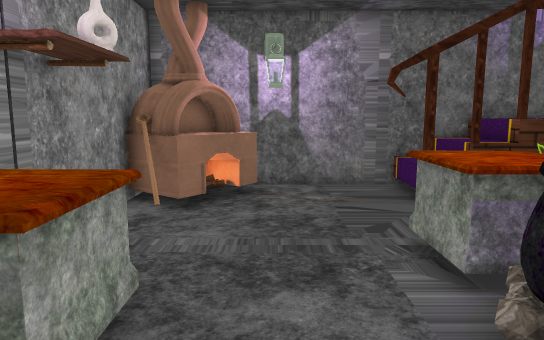
[1] (above)

15 first-person views from a walk through a scene from a Unity 3-D project. The camera is 1.34 m above the floor, tilts 8° down and sees 70° across. The floor is counted in squares, 0.5 m on a side. Each view is taken from the middle of a square. On the plan, view 1 faces up. The plan holds only what a view shows up to about 20 squares ahead; the rest is blank. The place goes on beyond the plan. The player is left out. Some animated figures are not drawn. Some surface patterns are stand-ins.

[2]
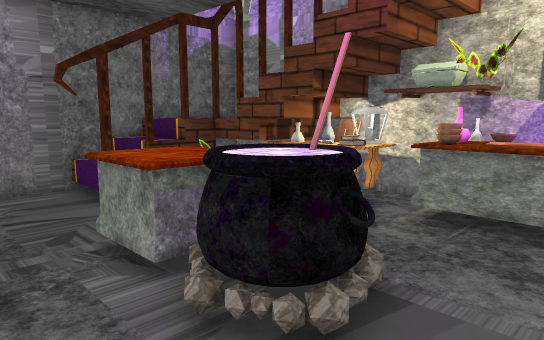

[3]
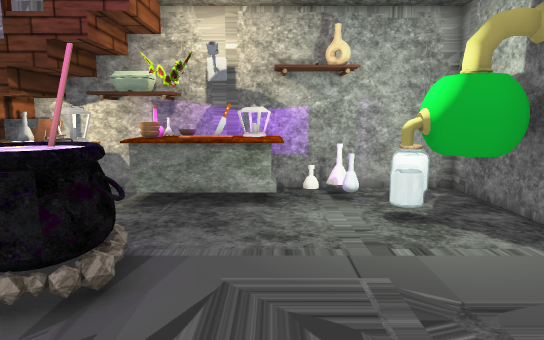

[4]
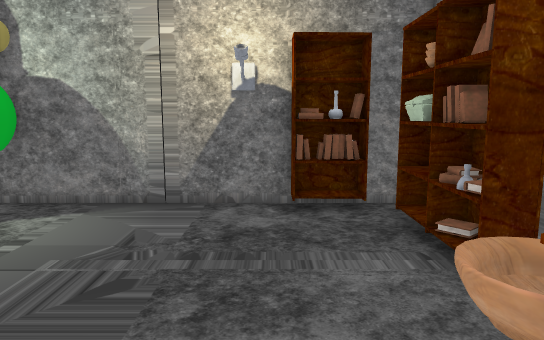

[5]
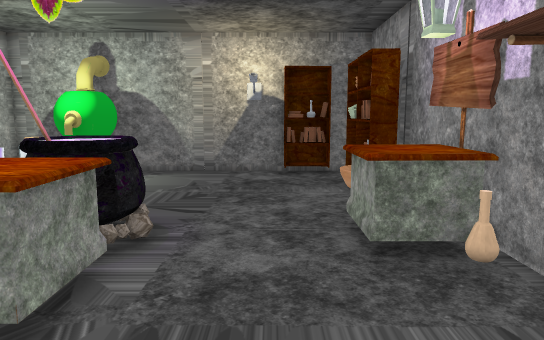

[6]
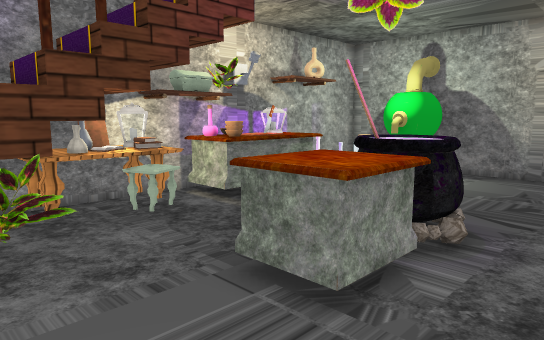

[7]
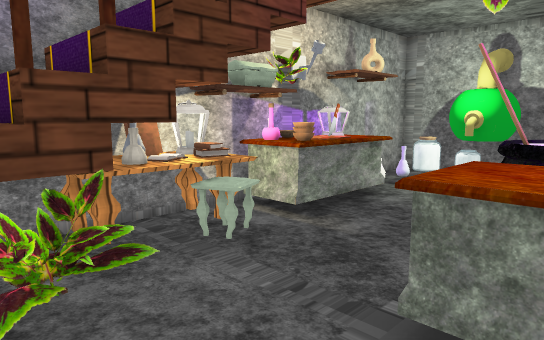

[8]
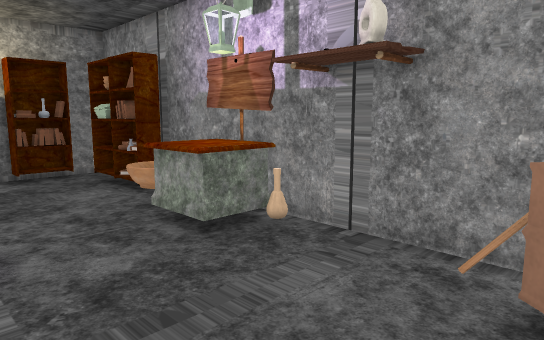

[9]
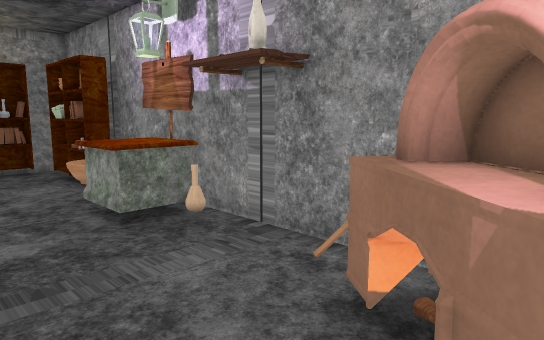

[10]
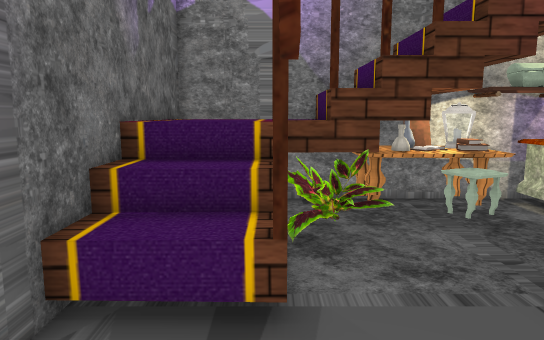

[11]
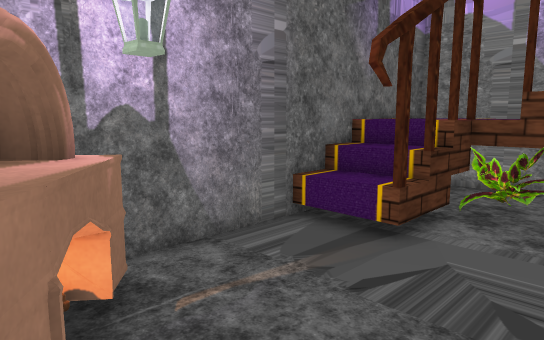

[12]
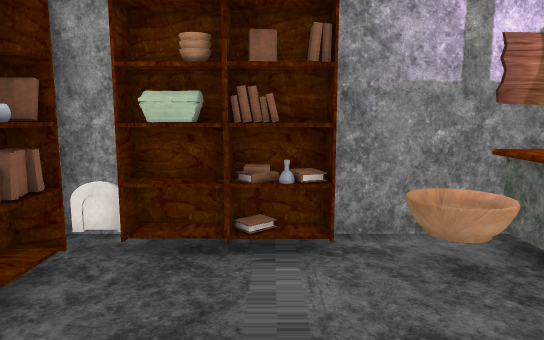

[13]
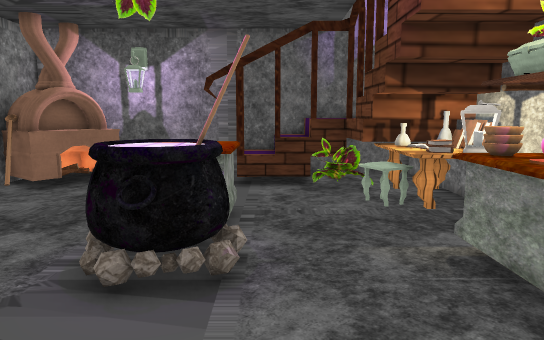

[14]
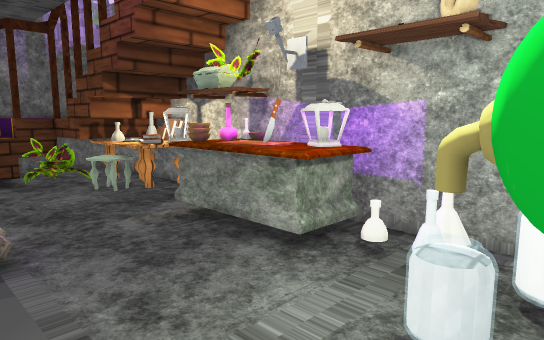

[15]
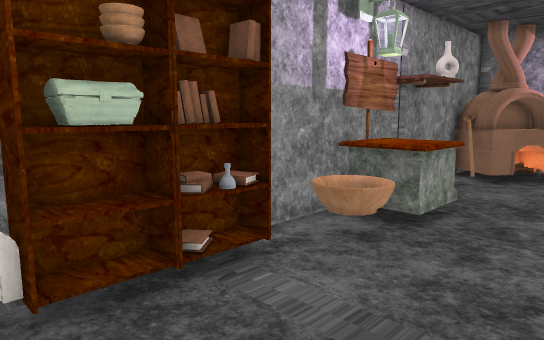

### Floor plan
Key: @ floor where view 1 was taken; # wall or solid block; . floor; = window, fence, low wall or low ledge; T table; C cauldron; B books; L bottle; A lamp; W bowl; K bookshelf; O other object.
Columns run from 5 left of view 1 to 12 right of it. Each row starts with its distance up from view 1.
 15    ########OOO####
 14 # O##O....OOOOO  #
 13 OO##=.....OOOOO  #
 12 #O#=.....OOOOOO  #
 11 #O#=.........OOOO#
 10 #............OOOOO
  9 #.............OOOO
  8 #.......TTT...OBLO
  7 #.......TTT..OOBBO
  6 #L......TTT...OBAO
  5 ##TT....CCC.....O#
  4 ##TT....C C....WLT
  3 ##TT.....C.....TWT
  2 #WWW...........TTT
  1 #WWW...........TAA
  0 # W..@.........TAT
 -1 #KK..............#
 -2 #BB.............O#
 -3 #BB..........=.  #
 -4 #KO..........OOO #
 -5 #KK............=.#
 -6 #OBLB ...........#
 -7 ##################

Positions as (right, up) in squares from view 1, and headings:
1: (0, 0), facing up
2: (0, 0), facing up-right
3: (-2, 0), facing right
4: (0, 5), facing down
5: (0, 12), facing down
6: (0, 12), facing down-right
7: (3, 12), facing down-right
8: (3, 12), facing down-left
9: (2, 14), facing down-left
10: (0, 12), facing right
11: (-3, 8), facing up-right
12: (4, -2), facing left
13: (6, -3), facing up
14: (4, -5), facing up-right
15: (2, -6), facing up-left
